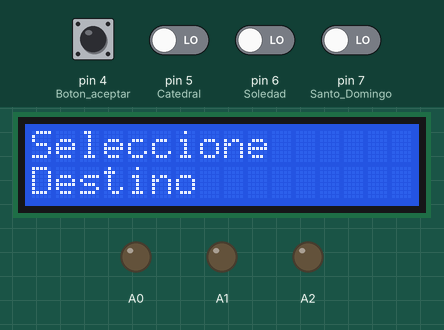
Bench run of a sketch on a simulated Arduino Uno, built with avr-gcc and run on an emulated ATmega328P. Parts: 16×2 character LCD, output pins drawn as LEDs (lit = HIGH). The test bench sets the inputs (shaded band); at power-on: pin 4 (Boton_aceptar), pin 5 (Catedral), pin 6 (Soledad), pin 7 (Santo_Domingo) LOW. Random numbers use the default seed unless the sketch sets one; what the sketch prints to the serial monitor is not drawn.

Above: at 2.2 s.
2.3 s: pin 5 (Catedral) driven HIGH
At 2.7 s:
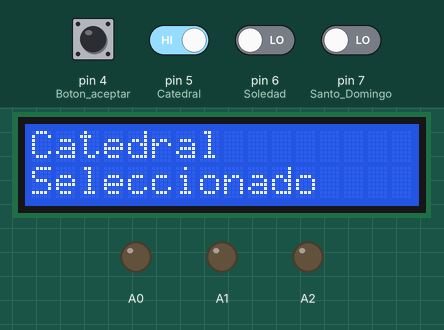
3.8 s: pin 4 (Boton_aceptar) pulled HIGH for 1 s
At 4.2 s:
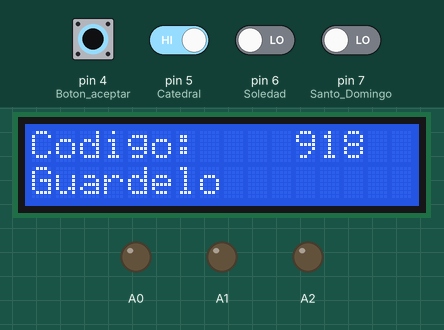
At 4.6 s:
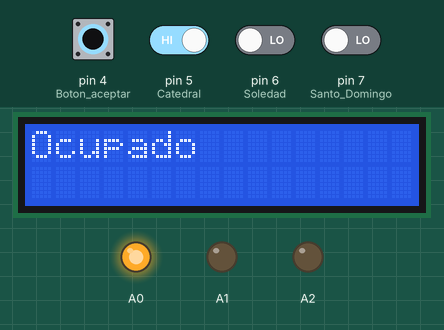
Timing chart, 0 to 6.8 s (numbered marks = the images above; inputs shaded):
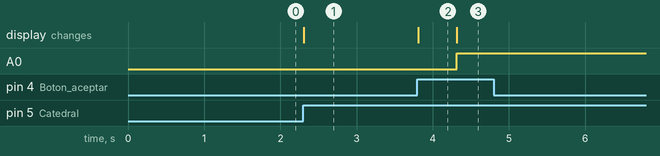

Measured:
- after the input at 2.3 s, the display: changes at once (image 1)
- after the input at 3.8 s, A0: LOW → HIGH after 0.52 s; the display: changes at once (image 2)
- what the display in image 2 shows lasts 0.5 s, from 3.8 s to 4.3 s

The sketch:

ucs.ino
```cpp
#include <SoftwareSerial.h> //librería que se utiliza para comunicación serial
#include <LiquidCrystal.h>  //librería para usar el display lcd
#include <Wire.h>           // librería para los pines de comunicacion del lcd

LiquidCrystal lcd(8, 9, 10, 11 , 12, 13); //pines que utiliza el lcd
String destinos[3]={"Catedral","La Soledad","Santo Domingo"};
int estado;
/*
0 espera de opcion
1 espera de notificacion de recepcion de codigo
2 bloqueo
*/
int destino;
/*
0 sin destino
5 catedral
6 soledad
7 Santo Domingo
*/
long tiempoultimocambio; // variable para el control de tiempos.
char codigo[]="000";     // variable para guardar el codigo que se envial a la unidad de llegada

SoftwareSerial ucl(2, 3);  // se crear un objeto con parametros 2 y 3 que son los pines del arduino.

void setup(){
  Serial.begin(9600);
  ucl.begin(9600);
  lcd.begin(16, 2);
  estado=0;
  destino=0;
  tiempoultimocambio=millis();
  codigo[0]='0';
  codigo[1]='0';
  codigo[2]='0';
  pinMode(5,INPUT);//Catedral
  pinMode(6,INPUT);//Soledad
  pinMode(7,INPUT);//Santo Domingo
  pinMode(4,INPUT);//Boton aceptar
  pinMode(A0,OUTPUT);
  pinMode(A1,OUTPUT);
  pinMode(A2,OUTPUT);
  lcd.setCursor(0,0);
  lcd.print("Seleccione        ");
  lcd.setCursor(0,1);
  lcd.print("Destino           ");
  delay(1000);
}

void loop(){
switch(estado)                    //Determinar el estado actual del sistema y para cada estado se ejecuta una funcion.
{
  case 0:
  esperarOpcion();
  break;
  case 1:
  esperarNotificacion();
  break;
  case 2:
  esperarSenial();
  break;

}
}

void esperarOpcion()
{
   int ti=millis();
   int i;
   for (i=5;i<8;i++)      //recorre los pines en los que conectamos la serie de leds
   {
     if(digitalRead(i)==HIGH) // pregunta si uno de estos pines fue presionado
     {
       destino=i;             //le asigna ese pin a la variable destino.
       lcd.setCursor(0,1);    //coloca el cursor del display en la posicion 0,1
       lcd.print("Seleccionado          ");
       lcd.setCursor(0,0);
       lcd.print(destinos[destino-5]); //escribe el nombre del destino
       lcd.print("        ");
       tiempoultimocambio=millis();//establecer tiempo ultimo cambio

     }
   }
   //comparar  tiempo actual con ultimo cambio
   if((millis()-tiempoultimocambio)>20000)
   {
       tiempoultimocambio = millis();
       destino=0;
       //mostrar en display "seleccione destino";
       lcd.setCursor(0,0);
       lcd.print("Seleccione        ");
       lcd.setCursor(0,1);
       lcd.print("Destino           ");
   }
   if(digitalRead(4)==HIGH&&(destino!=0)) //compara si el boton de aceptar se presiono y que haya un destino.
   {
   //generar codigo
   String str;
   randomSeed(tiempoultimocambio);
   int cod=random(100,999);
   str=String(cod);
   str.toCharArray(codigo,4); //convierte el string aun arreglo de caracyeres y lo guarda en la variable 'codigo'
   //mostrar codigo en display
   lcd.setCursor(0,0);
   lcd.print("Codigo:    ");
   lcd.print(codigo);
   lcd.setCursor(0,1);
   lcd.print("Guardelo      ");
     estado=1;
     tiempoultimocambio = millis();
    delay(500); // para que no entre al siguiente estado mientras sigue pulsado
   }

}

void esperarNotificacion()
{
  if(digitalRead(4)==HIGH)
  {

    //enviar codigo al otro arduino
      Serial.write(codigo);
       ucl.write(codigo);
       lcd.setCursor(0,0);
       lcd.print("Ocupado          ");
       lcd.setCursor(0,1);
       lcd.print("               ");
       estado = 2;
   //encender circuito
      switch(destino){
        case 5:
        analogWrite(A0, 255);
        break;
        case 6:
        analogWrite(A1, 255);
        break;
        case 7:
        analogWrite(A2, 255);
        break;
      }

  }

  if((millis() - tiempoultimocambio) > 20000){
    apagar();
  }

}

void esperarSenial()
{
  if(ucl.available()>0){ //compara si este arduino recibe algo
    char lectura = ucl.read();
    if(lectura == 'x'){   // la senial de notificacion del otro arduino que recibira sera una X
      apagar();
    }
  }

  if(Serial.available()>0){
    char lectura = Serial.read();
    if(lectura == 'x'){
      apagar();
    }
  }

}

void apagar(){
  switch(destino){
    case 5:
    analogWrite(A0, 0);
    break;
    case 6:
    analogWrite(A1, 0);
    break;
    case 7:
    analogWrite(A2, 0);
    break;
  }
  //regresa todo a como estaba.
  estado=0;
  destino=0;
  tiempoultimocambio=millis();
  codigo[0]='0';
  codigo[1]='0';
  codigo[2]='0';
  lcd.setCursor(0,0);
  lcd.print("Seleccione        ");
  lcd.setCursor(0,1);
  lcd.print("Destino           ");
  delay(500);
}
```
